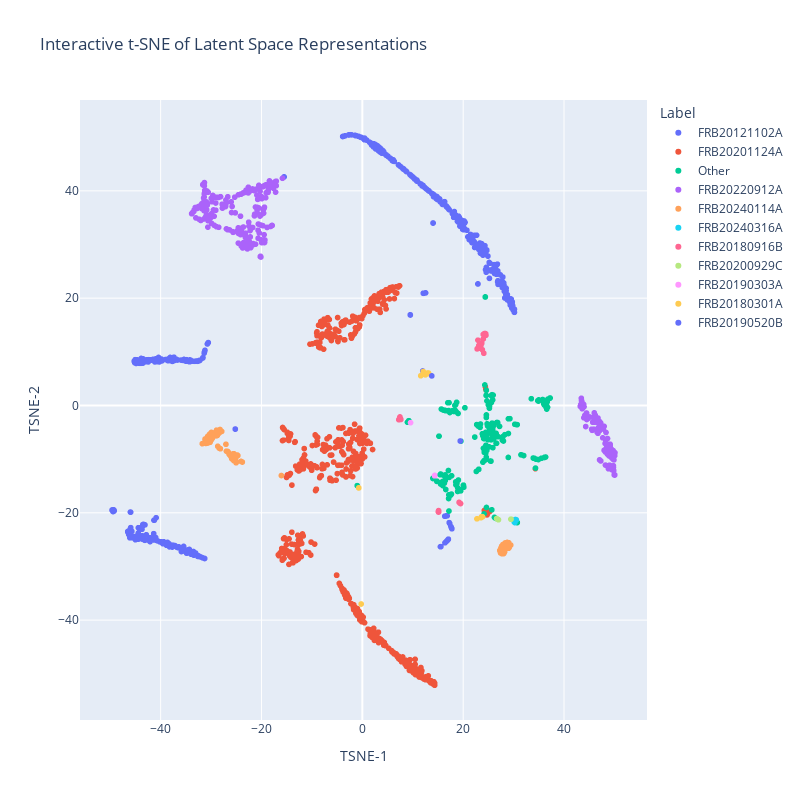

The cell this chart's notebook holds for it:
### Code cell
def visualize_latent_space_tsne_interactive(latent_representations, labels):
    tsne = TSNE(n_components=2, random_state=42)
    latent_2d = tsne.fit_transform(latent_representations)

    tsne_df = pd.DataFrame({
        'TSNE-1': latent_2d[:, 0],
        'TSNE-2': latent_2d[:, 1],
        'Label': labels
    })

    fig = px.scatter(
        tsne_df, 
        x='TSNE-1', 
        y='TSNE-2', 
        color='Label', 
        hover_data=['Label'], 
        title='Interactive t-SNE of Latent Space Representations',
        width=800,
        height=800
    )

    fig.show()

visualize_latent_space_tsne_interactive(val_latent, get_source_data_val_freq(10))

### Figure 1 — Plotly figure (JSON) as saved in the notebook; plotly's stock layout.template omitted (floating-point values rounded to 4 significant figures; data arrays with more than 128 entries replaced by an {"elided": "..."} marker saying what was removed)
{"data": [{"customdata": {"elided": "480x1 str values"}, "hovertemplate": "Label=%{customdata[0]}<br>TSNE-1=%{x}<br>TSNE-2=%{y}<extra></extra>", "legendgroup": "FRB20121102A", "marker": {"color": "#636efa", "symbol": "circle"}, "mode": "markers", "name": "FRB20121102A", "showlegend": true, "type": "scattergl", "x": {"elided": "480 float values"}, "xaxis": "x", "y": {"elided": "480 float values"}, "yaxis": "y"}, {"customdata": {"elided": "544x1 str values"}, "hovertemplate": "Label=%{customdata[0]}<br>TSNE-1=%{x}<br>TSNE-2=%{y}<extra></extra>", "legendgroup": "FRB20201124A", "marker": {"color": "#EF553B", "symbol": "circle"}, "mode": "markers", "name": "FRB20201124A", "showlegend": true, "type": "scattergl", "x": {"elided": "544 float values"}, "xaxis": "x", "y": {"elided": "544 float values"}, "yaxis": "y"}, {"customdata": {"elided": "207x1 str values"}, "hovertemplate": "Label=%{customdata[0]}<br>TSNE-1=%{x}<br>TSNE-2=%{y}<extra></extra>", "legendgroup": "Other", "marker": {"color": "#00cc96", "symbol": "circle"}, "mode": "markers", "name": "Other", "showlegend": true, "type": "scattergl", "x": {"elided": "207 float values"}, "xaxis": "x", "y": {"elided": "207 float values"}, "yaxis": "y"}, {"customdata": {"elided": "300x1 str values"}, "hovertemplate": "Label=%{customdata[0]}<br>TSNE-1=%{x}<br>TSNE-2=%{y}<extra></extra>", "legendgroup": "FRB20220912A", "marker": {"color": "#ab63fa", "symbol": "circle"}, "mode": "markers", "name": "FRB20220912A", "showlegend": true, "type": "scattergl", "x": {"elided": "300 float values"}, "xaxis": "x", "y": {"elided": "300 float values"}, "yaxis": "y"}, {"customdata": [["FRB20240114A"], ["FRB20240114A"], ["FRB20240114A"], ["FRB20240114A"], ["FRB20240114A"], ["FRB20240114A"], ["FRB20240114A"], ["FRB20240114A"], ["FRB20240114A"], ["FRB20240114A"], ["FRB20240114A"], ["FRB20240114A"], ["FRB20240114A"], ["FRB20240114A"], ["FRB20240114A"], ["FRB20240114A"], ["FRB20240114A"], ["FRB20240114A"], ["FRB20240114A"], ["FRB20240114A"], ["FRB20240114A"], ["FRB20240114A"], ["FRB20240114A"], ["FRB20240114A"], ["FRB20240114A"], ["FRB20240114A"], ["FRB20240114A"], ["FRB20240114A"], ["FRB20240114A"], ["FRB20240114A"], ["FRB20240114A"], ["FRB20240114A"], ["FRB20240114A"], ["FRB20240114A"], ["FRB20240114A"], ["FRB20240114A"], ["FRB20240114A"], ["FRB20240114A"], ["FRB20240114A"], ["FRB20240114A"], ["FRB20240114A"], ["FRB20240114A"], ["FRB20240114A"], ["FRB20240114A"], ["FRB20240114A"], ["FRB20240114A"], ["FRB20240114A"], ["FRB20240114A"], ["FRB20240114A"], ["FRB20240114A"], ["FRB20240114A"], ["FRB20240114A"], ["FRB20240114A"], ["FRB20240114A"], ["FRB20240114A"], ["FRB20240114A"], ["FRB20240114A"], ["FRB20240114A"], ["FRB20240114A"], ["FRB20240114A"], ["FRB20240114A"], ["FRB20240114A"], ["FRB20240114A"], ["FRB20240114A"], ["FRB20240114A"], ["FRB20240114A"], ["FRB20240114A"], ["FRB20240114A"], ["FRB20240114A"], ["FRB20240114A"], ["FRB20240114A"], ["FRB20240114A"], ["FRB20240114A"], ["FRB20240114A"], ["FRB20240114A"], ["FRB20240114A"], ["FRB20240114A"], ["FRB20240114A"], ["FRB20240114A"], ["FRB20240114A"], ["FRB20240114A"], ["FRB20240114A"], ["FRB20240114A"], ["FRB20240114A"], ["FRB20240114A"], ["FRB20240114A"], ["FRB20240114A"], ["FRB20240114A"], ["FRB20240114A"], ["FRB20240114A"], ["FRB20240114A"], ["FRB20240114A"], ["FRB20240114A"], ["FRB20240114A"], ["FRB20240114A"], ["FRB20240114A"]], "hovertemplate": "Label=%{customdata[0]}<br>TSNE-1=%{x}<br>TSNE-2=%{y}<extra></extra>", "legendgroup": "FRB20240114A", "marker": {"color": "#FFA15A", "symbol": "circle"}, "mode": "markers", "name": "FRB20240114A", "showlegend": true, "type": "scattergl", "x": [-26.72, -30.65, -28.28, -25.9, -28.68, -29.6, -31.04, 28.73, 28.71, -31.03, 27.32, -26.21, 27.9, 27.71, -31.74, 27.47, -25.25, -29.83, 28.29, -28.2, 27.87, -29.78, -29.99, -25.1, 28.05, 29.42, -25.43, 29.22, 27.91, -24.79, 28.2, -30.64, -28.45, -31.19, -26.06, -27.89, 29.01, 27.42, -25.22, -30.24, -23.79, -30.19, -30.62, 28.48, -28.4, 28.78, -28.22, -28.15, 28.33, -25.03, 28.3, -28.72, -30.27, -31.19, -25.27, -28.76, -16.05, 27.51, -28.91, -27.05, -29.53, -30.75, -26.42, 28.87, -26.83, 29.14, -30.41, -30.2, 27.26, 27.85, -25.58, -26.67, 28.35, -29.76, -29.67, 27.6, 29.05, 27.63, -30.39, -28.98, -24.68, -25.5, -24.06, 28.29, -26.45, 28.18, -29.25, -29.94, -28.76, 29.07, 27.99, -29.1, -26.03, -30.03, -25.11, -26.95], "xaxis": "x", "y": [-8.642, -5.723, -4.834, -9.931, -7.601, -5.842, -7.076, -25.52, -26.08, -6.518, -27.16, -9.323, -25.95, -27.64, -7.118, -26.66, -9.928, -5.89, -25.64, -4.968, -25.93, -6.134, -6.456, -9.733, -27.59, -26.01, -9.016, -25.92, -26.98, -9.239, -27.31, -6.993, -5.178, -6.253, -9.504, -4.83, -26.61, -27.49, -9.788, -5.673, -10.54, -6.259, -6.492, -26.42, -7.948, -26.61, -4.478, -8.057, -26.4, -10.68, -25.66, -4.744, -5.329, -6.418, -9.4, -5.589, -13.06, -26.52, -4.591, -7.232, -5.202, -5.92, -9.096, -25.79, -8.541, -26.44, -6.658, -6.866, -27.01, -25.99, -8.999, -8.581, -25.62, -6.127, -5.619, -26.68, -25.6, -26.22, -5.928, -5.667, -9.335, -10.28, -10.42, -26.38, -8.861, -27.25, -5.064, -5.017, -4.714, -26.51, -27.16, -5.486, -9.505, -5.425, -10.35, -8.51], "yaxis": "y"}, {"customdata": [["FRB20240316A"], ["FRB20240316A"], ["FRB20240316A"], ["FRB20240316A"], ["FRB20240316A"], ["FRB20240316A"], ["FRB20240316A"], ["FRB20240316A"], ["FRB20240316A"], ["FRB20240316A"], ["FRB20240316A"]], "hovertemplate": "Label=%{customdata[0]}<br>TSNE-1=%{x}<br>TSNE-2=%{y}<extra></extra>", "legendgroup": "FRB20240316A", "marker": {"color": "#19d3f3", "symbol": "circle"}, "mode": "markers", "name": "FRB20240316A", "showlegend": true, "type": "scattergl", "x": [30.24, 30.55, 30.23, 30.46, 30.36, 30.13, 30.51, 30.14, 30.2, 30.34, 30.36], "xaxis": "x", "y": [-21.82, -21.34, -21.81, -21.29, -21.26, -21.7, -21.31, -21.72, -21.79, -21.27, -21.26], "yaxis": "y"}, {"customdata": [["FRB20180916B"], ["FRB20180916B"], ["FRB20180916B"], ["FRB20180916B"], ["FRB20180916B"], ["FRB20180916B"], ["FRB20180916B"], ["FRB20180916B"], ["FRB20180916B"], ["FRB20180916B"], ["FRB20180916B"], ["FRB20180916B"], ["FRB20180916B"], ["FRB20180916B"], ["FRB20180916B"], ["FRB20180916B"], ["FRB20180916B"], ["FRB20180916B"], ["FRB20180916B"], ["FRB20180916B"], ["FRB20180916B"], ["FRB20180916B"], ["FRB20180916B"], ["FRB20180916B"], ["FRB20180916B"], ["FRB20180916B"], ["FRB20180916B"], ["FRB20180916B"], ["FRB20180916B"], ["FRB20180916B"], ["FRB20180916B"], ["FRB20180916B"], ["FRB20180916B"], ["FRB20180916B"], ["FRB20180916B"], ["FRB20180916B"], ["FRB20180916B"], ["FRB20180916B"], ["FRB20180916B"], ["FRB20180916B"], ["FRB20180916B"], ["FRB20180916B"], ["FRB20180916B"], ["FRB20180916B"], ["FRB20180916B"], ["FRB20180916B"]], "hovertemplate": "Label=%{customdata[0]}<br>TSNE-1=%{x}<br>TSNE-2=%{y}<extra></extra>", "legendgroup": "FRB20180916B", "marker": {"color": "#FF6692", "symbol": "circle"}, "mode": "markers", "name": "FRB20180916B", "showlegend": true, "type": "scattergl", "x": [7.569, 22.93, 15.12, 23.69, 23.97, 7.612, 23.63, 19.19, 24.5, 24.4, 7.545, 23.52, 23.14, 23.11, 15.11, 24.49, 19.48, 24.0, 15.13, 7.568, 15.13, 24.49, 22.76, 15.09, 24.06, 23.81, 24.48, 15.13, 15.12, 15.12, 24.5, 23.48, 24.12, 24.12, 7.227, 24.09, 15.14, 15.09, 22.99, 7.636, 24.19, 24.24, 7.457, 7.507, 24.48, 19.31], "xaxis": "x", "y": [-2.5, 12.17, -19.82, 11.62, 13.25, -2.577, 11.53, -18.05, 13.12, 13.41, -2.574, 11.19, 10.66, 11.2, -19.86, 13.11, -18.28, 12.42, -19.59, -2.485, -19.78, 13.11, 10.54, -19.79, 13.2, 10.38, 13.35, -19.8, -19.85, -19.81, 13.12, 10.89, 13.25, 13.27, -2.649, 9.733, -19.68, -19.79, 10.82, -2.605, 13.38, 13.4, -2.133, -2.514, 13.09, -18.18], "yaxis": "y"}, {"customdata": [["FRB20200929C"], ["FRB20200929C"], ["FRB20200929C"], ["FRB20200929C"], ["FRB20200929C"], ["FRB20200929C"]], "hovertemplate": "Label=%{customdata[0]}<br>TSNE-1=%{x}<br>TSNE-2=%{y}<extra></extra>", "legendgroup": "FRB20200929C", "marker": {"color": "#B6E880", "symbol": "circle"}, "mode": "markers", "name": "FRB20200929C", "showlegend": true, "type": "scattergl", "x": [27.0, 29.48, 26.88, 26.63, 29.48, 29.48], "xaxis": "x", "y": [-21.29, -21.19, -21.24, -21.07, -21.21, -21.19], "yaxis": "y"}, {"customdata": [["FRB20190303A"], ["FRB20190303A"], ["FRB20190303A"], ["FRB20190303A"], ["FRB20190303A"], ["FRB20190303A"], ["FRB20190303A"]], "hovertemplate": "Label=%{customdata[0]}<br>TSNE-1=%{x}<br>TSNE-2=%{y}<extra></extra>", "legendgroup": "FRB20190303A", "marker": {"color": "#FF97FF", "symbol": "circle"}, "mode": "markers", "name": "FRB20190303A", "showlegend": true, "type": "scattergl", "x": [9.557, 14.35, 14.35, 14.35, 14.35, 14.35, 14.35], "xaxis": "x", "y": [-3.202, -13.09, -13.04, -13.08, -13.1, -13.09, -13.05], "yaxis": "y"}, {"customdata": [["FRB20180301A"], ["FRB20180301A"], ["FRB20180301A"], ["FRB20180301A"], ["FRB20180301A"], ["FRB20180301A"], ["FRB20180301A"], ["FRB20180301A"], ["FRB20180301A"], ["FRB20180301A"], ["FRB20180301A"], ["FRB20180301A"], ["FRB20180301A"], ["FRB20180301A"], ["FRB20180301A"], ["FRB20180301A"], ["FRB20180301A"], ["FRB20180301A"], ["FRB20180301A"]], "hovertemplate": "Label=%{customdata[0]}<br>TSNE-1=%{x}<br>TSNE-2=%{y}<extra></extra>", "legendgroup": "FRB20180301A", "marker": {"color": "#FECB52", "symbol": "circle"}, "mode": "markers", "name": "FRB20180301A", "showlegend": true, "type": "scattergl", "x": [12.57, -0.7066, 13.03, 23.84, 23.64, 12.08, 11.58, 12.85, 22.73, 12.5, 12.97, 23.61, -0.233, -0.7135, 23.59, 13.13, 23.71, 23.52, 12.5], "xaxis": "x", "y": [5.893, -15.35, 6.052, -20.75, -20.75, 6.334, 5.539, 6.037, -21.13, 5.876, 5.935, -20.81, -37.0, -15.36, -20.86, 6.045, -20.72, -20.92, 5.705], "yaxis": "y"}, {"customdata": [["FRB20190520B"], ["FRB20190520B"], ["FRB20190520B"], ["FRB20190520B"], ["FRB20190520B"], ["FRB20190520B"], ["FRB20190520B"], ["FRB20190520B"], ["FRB20190520B"], ["FRB20190520B"], ["FRB20190520B"], ["FRB20190520B"], ["FRB20190520B"], ["FRB20190520B"], ["FRB20190520B"], ["FRB20190520B"], ["FRB20190520B"]], "hovertemplate": "Label=%{customdata[0]}<br>TSNE-1=%{x}<br>TSNE-2=%{y}<extra></extra>", "legendgroup": "FRB20190520B", "marker": {"color": "#636efa", "symbol": "circle"}, "mode": "markers", "name": "FRB20190520B", "showlegend": true, "type": "scattergl", "x": [13.77, 16.88, 16.87, -25.2, 15.58, 16.39, 16.82, -25.2, 19.41, 15.49, 16.91, 16.77, -46.0, 17.04, -45.95, 16.6, 17.06], "xaxis": "x", "y": [5.509, -25.12, -25.14, -4.398, -26.3, -25.59, -25.18, -4.399, -6.62, -26.31, -25.09, -25.24, -19.87, -24.95, -19.88, -25.4, -24.91], "yaxis": "y"}], "layout": {"height": 800, "legend": {"title": {"text": "Label"}, "tracegroupgap": 0}, "title": {"text": "Interactive t-SNE of Latent Space Representations"}, "width": 800, "xaxis": {"anchor": "y", "domain": [0, 1], "title": {"text": "TSNE-1"}}, "yaxis": {"anchor": "x", "domain": [0, 1], "title": {"text": "TSNE-2"}}}}
